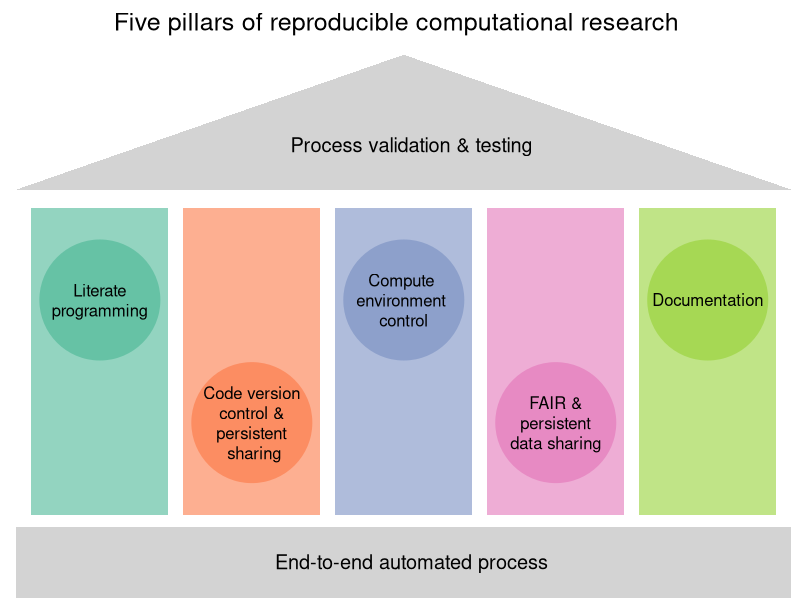
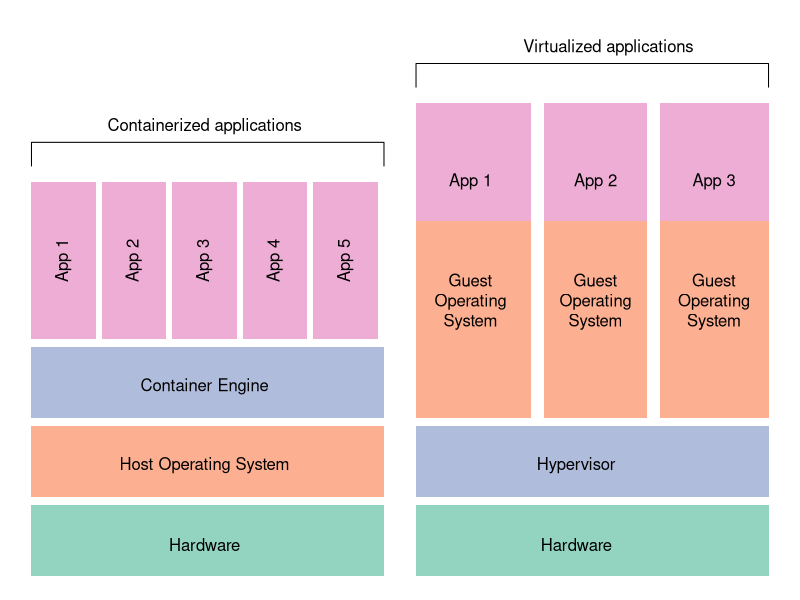

These figures' R source, in order:
## ---- chunk 1

par(mar = c(0.1,0.1,0.1,0.1))

library("RColorBrewer")
cols <- brewer.pal(5, "Set2")
cols2 <- adjustcolor( cols, alpha.f = 0.7)
plot(0,type='n',axes=FALSE,ann=FALSE, xlim=c(0, 9.7), ylim=c(0, 9))
polygon(c(0,1.8,1.8,0),c(1,1,6,6), col=cols2[1], border = NA)
polygon(c(2,3.8,3.8,2),c(1,1,6,6), col=cols2[2], border = NA)
polygon(c(4,5.8,5.8,4),c(1,1,6,6), col=cols2[3], border = NA)
polygon(c(6,7.8,7.8,6),c(1,1,6,6), col=cols2[4], border = NA)
polygon(c(8,9.8,9.8,8),c(1,1,6,6), col=cols2[5], border = NA)
polygon(c(-0.2,10,10,-0.2),c(-0.4,-0.4,0.8,0.8),col="lightgray", border = NA)
polygon(c(-0.2,4.9,10),c(6.3,8.5,6.3),col="lightgray", border = NA)
points( c(0.9,2.9,4.9,6.9,8.9) , c(4.5,2.5,4.5,2.5,4.5), pch=19,cex=16,col=cols )
text(4.8,9,lab="Five pillars of reproducible computational research", cex=1.5)


labs <- c("Literate\nprogramming",
  "Code version\ncontrol &\npersistent\n sharing",
  "Compute \nenvironment \ncontrol",
  "FAIR &\npersistent\ndata sharing",
  "Documentation")

text( c(0.9,2.9,4.9,6.9,8.9) , c(4.5,2.5,4.5,2.5,4.5) , lab=labs)
text( 5 , 0.2 , lab="End-to-end automated process",cex=1.2)
text(5,7,lab="Process validation & testing",cex=1.2)

## ---- chunk 2

library("RColorBrewer")
par(mar = c(0.1,0.1,0.1,0.1))
cols <- brewer.pal(5, "Set2")
cols2 <- adjustcolor( cols, alpha.f = 0.7)
plot(0,type='n',axes=FALSE,ann=FALSE, xlim=c(0, 11.5), ylim=c(0, 7))

polygon(c(0,5.5,5.5,0),c(0,0,0.9,0.9), col=cols2[1], border = NA)
polygon(c(0,5.5,5.5,0),c(1,1,1.9,1.9), col=cols2[2], border = NA)
polygon(c(0,5.5,5.5,0),c(2,2,2.9,2.9), col=cols2[3], border = NA)

polygon(c(0,1,1,0),c(3,3,5,5), col=cols2[4], border = NA)
polygon(c(1.1,2.1,2.1,1.1),c(3,3,5,5), col=cols2[4], border = NA)
polygon(c(2.2,3.2,3.2,2.2),c(3,3,5,5), col=cols2[4], border = NA)
polygon(c(3.3,4.3,4.3,3.3),c(3,3,5,5), col=cols2[4], border = NA)
polygon(c(4.4,5.4,5.4,4.4),c(3,3,5,5), col=cols2[4], border = NA)

labs1 <- c("Hardware","Host Operating System","Container Engine")
text(c(2.7,2.7,2.7),c(0.4,1.4,2.4),labels=labs1)

labs2 <- c("App 1","App 2","App 3","App 4","App 5")
text(c(0.5,1.6,2.7,3.8,4.9) ,c(4,4,4,4,4), labels=labs2,srt=90)

lines(c(0,0,5.5,5.5),c(5.2,5.5,5.5,5.2)  )
text(2.7,5.7,labels="Containerized applications")

polygon(c(6,11.5,11.5,6),c(0,0,0.9,0.9), col=cols2[1], border = NA)
polygon(c(6,11.5,11.5,6),c(1,1,1.9,1.9), col=cols2[3], border = NA)

labs3 <- c("Hardware","Hypervisor")
text(c(8.5,8.5),c(0.4,1.4),labels=labs3)

polygon(c(6,7.8,7.8,6),c(2,2,4.5,4.5), col=cols2[2], border = NA)
polygon(c(8,9.6,9.6,8),c(2,2,4.5,4.5), col=cols2[2], border = NA)
polygon(c(9.8,11.5,11.5,9.8),c(2,2,4.5,4.5), col=cols2[2], border = NA)

text(c(6.85,8.8,10.65),c(3.5,3.5,3.5),labels="Guest\nOperating\nSystem")

polygon(c(6,7.8,7.8,6),c(4.5,4.5,6,6), col=cols2[4], border = NA)
polygon(c(8,9.6,9.6,8),c(4.5,4.5,6,6), col=cols2[4], border = NA)
polygon(c(9.8,11.5,11.5,9.8),c(4.5,4.5,6,6), col=cols2[4], border = NA)

text(c(6.85,8.8,10.65),c(5,5,5),labels=labs2[1:3])

lines(c(6,6,11.5,11.5),c(6.2,6.5,6.5,6.2)  )
text(9,6.7,labels="Virtualized applications")

## ---- chunk 3

data(iris)
numspecies <- length(unique(iris$Species))

# ifelse test
if ( numspecies == 3) {
  print("Iris data describes three species")
} else {
  stop("Iris data doesn't describe three species")
}

# testthat test
library(testthat)
data(iris)
testthat::expect_equal(numspecies, 3)
